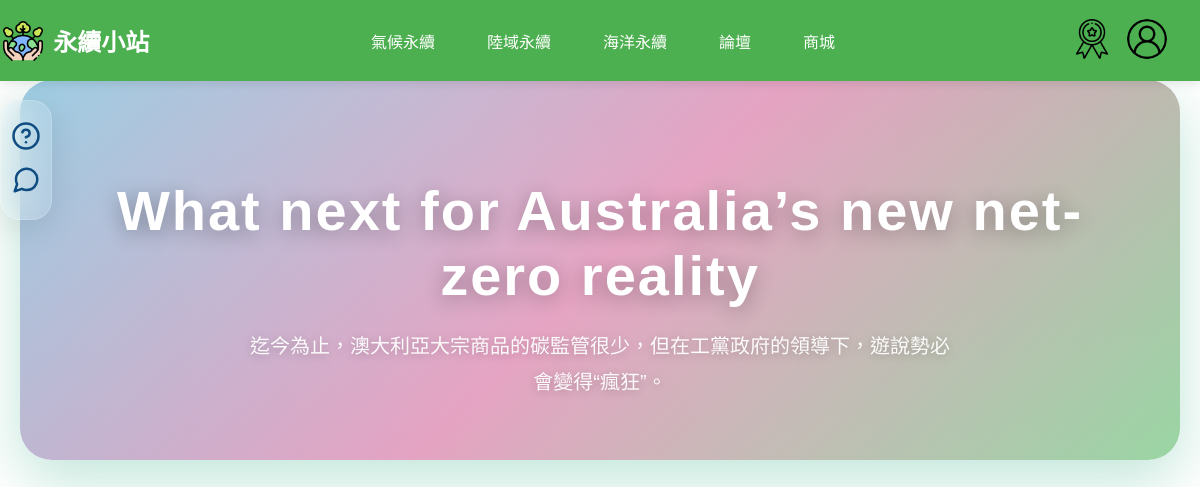
/php/article.php?id=28 (signed in), run on the app's committed database.
### tables this page shows
CREATE TABLE `article` (
  `ArticleID` int(11) NOT NULL COMMENT '文章編號 (PK)',
  `Title` varchar(100) NOT NULL COMMENT '標題',
  `Category` varchar(50) NOT NULL COMMENT '分類',
  `ImageURL` varchar(255) DEFAULT NULL COMMENT '圖片網址',
  `Description` text DEFAULT NULL COMMENT '簡介',
  `ArticleURL` varchar(255) NOT NULL COMMENT '文章網址',
  `UserID` int(11) NOT NULL,
  `Content` longtext DEFAULT NULL COMMENT '文章內容',
  `created_at` timestamp NOT NULL DEFAULT current_timestamp(),
  `teacher_summary` longtext DEFAULT NULL COMMENT '老師重點整理'
);

### php/article.php (the view, shortened to what this page needs)
<!DOCTYPE html>
<html lang="zh-TW">
<head>
    <link rel="stylesheet" href="../css/1.css">
    <link rel="stylesheet" href="../css/nav3.css">
    <link rel="stylesheet" href="../css/article.css">
</head>
<body>
    <div class="floating-shapes">
    </div>
    <header>
        <?php include "nav.php"; ?>
    </header>
    <nav class="sidebar">
        <ul class="sidebar-links">
            <?php if (isset($_SESSION['login_session']) && $_SESSION['login_session'] === true): ?>
                <?php if ($_SESSION['role'] === 'Teacher'): ?>
                    <?php
                    $articleID = intval($_GET['id']);
                    $currentUserID = $_SESSION['user_id'];
                    $isAuthor = false;
                    $authorStmt = $conn->prepare("SELECT UserID FROM article WHERE ArticleID = ?");
                    $authorStmt->bind_param("i", $articleID);
                    $authorStmt->execute();
                    $authorResult = $authorStmt->get_result();
                    if ($authorRow = $authorResult->fetch_assoc()) {
                        $isAuthor = ($authorRow['UserID'] == $currentUserID);
                    }
                    $authorStmt->close();
                    ?>
                    <li><a href="deepseek-test.php?article_id=<?= $articleID; ?>"><img src="../img/new-quiz.svg" alt="新增測驗" title="新增測驗"></a></li>
                    <?php if ($isAuthor): ?>
                        <li><a href="ai_summary_editor.php?id=<?= $articleID; ?>"><img src="../img/edit.svg" alt="編輯文章" title="編輯文章"></a></li>
                    <?php endif; ?>
                    <li><a href="luntan.php?article_id=<?= $articleID; ?>"><img src="../img/share.svg" alt="貼文區" title="貼文區"></a></li>
                <?php elseif ($_SESSION['role'] === 'Student'): ?>
                    <li><a href="quiz.php?article_id=<?= $_GET['id']; ?>"><img src="../img/quiz.svg" alt="測驗" title="測驗"></a></li>
                    <li><a href="luntan.php?article_id=<?= $_GET['id']; ?>"><img src="../img/share.svg" alt="貼文區" title="貼文區"></a></li>
                <?php endif; ?>
            <?php endif; ?>
        </ul>
    </nav>
    <div class="content">
        <?php
        if (isset($_GET['id'])) {
            $id = intval($_GET['id']);
            $stmt = $conn->prepare("SELECT Title, Description, teacher_summary, ArticleURL FROM article WHERE ArticleID = ?");
            $stmt->bind_param("i", $id);
            $stmt->execute();
            $result = $stmt->get_result();
            if ($row = $result->fetch_assoc()) {
                echo '<div class="article-header">';
                echo '<h1 class="article-title">' . htmlspecialchars($row['Title']) . '</h1>';
                echo '<p class="article-description">' . nl2br(htmlspecialchars($row['Description'])) . '</p>';
                echo '</div>';
            } else {
                echo '<div class="article-ai-section">';
                echo '<p style="text-align: center; color: #666;">找不到該文章</p>';
                echo '</div>';
            }
        } else {
            echo '<div class="article-ai-section">';
            echo '<p style="text-align: center; color: #666;">請選擇要查看的文章</p>';
            echo '</div>';
        }
        ?>
    </div>
</body>
</html>

### css/1.css (style rules this page uses)
body { margin: 0; padding: 0; font-family: Arial, sans-serif; background-color: #f5f5f5; }
.sidebar { position: fixed; top: 100px; left: 0; background-color: rgba(163, 209, 255, 0.4); padding: 10px; border-radius: 0 8px 8px 0; border: 2px solid #a3d1ff; border-left: none; box-shadow: 2px 2px 5px rgba(0, 0, 0, 0.2); z-index: 1000; }
.sidebar-links { list-style: none; padding: 0; margin: 0; }
.sidebar-links li { margin: 10px 0; }
.sidebar-links a { text-decoration: none; display: block; }
.sidebar-links img { height: 30px; width: auto; transition: opacity 0.3s; }
.content { margin: 150px 20px 20px 60px; padding: 20px; background-color: white; min-height: 500px; border-radius: 8px; box-shadow: 0 2px 5px rgba(0, 0, 0, 0.1); }
.content::before { content: ""; display: block; height: 60px; }

### css/nav3.css (style rules this page uses)
body, html { margin: 0; padding: 0; height: 100%; }

### css/article.css (style rules this page uses)
body { background: #f4f8fb; font-family: 'Noto Sans TC', 'Microsoft JhengHei', Arial, sans-serif; color: #222; margin: 0; padding: 0; }
.article-header { background: linear-gradient(135deg, #f28b8b 0%, #D0E7D2 100%); padding: 48px 36px 28px 36px; border-radius: 0 0 28px 28px; box-shadow: 0 6px 24px rgba(21, 101, 192, 0.18); margin-bottom: 40px; text-align: center; }
.article-title { font-size: 2.4rem; font-weight: 700; color: #fff; margin-bottom: 12px; letter-spacing: 1px; text-align: center; }
.article-description { font-size: 1.15rem; color: #fff; margin: 0 auto 8px auto; max-width: 700px; line-height: 1.7; text-align: center; }

### php/article.php (style rules this page uses)
* { box-sizing: border-box; }
body { background: linear-gradient(135deg, #f0f4f1 0%, #dfeeea 50%, #cde2d6 100%); min-height: 100vh; font-family: 'Noto Sans TC', 'Microsoft JhengHei', Arial, sans-serif; color: #4a4a4a; position: relative; overflow-x: hidden; }
body::before { content: ''; position: fixed; top: 0; left: 0; width: 100%; height: 100%; pointer-events: none; z-index: 0; }
.content { position: relative; z-index: 2; max-width: 1200px; margin: 0 auto; padding: 20px; margin-left: auto; margin-right: auto; }
.article-header { background: linear-gradient(135deg,rgb(149, 202, 225) 0%,rgb(227, 155, 189) 50%,rgb(145, 210, 156) 100%); padding: 60px 40px 40px 40px; border-radius: 32px; box-shadow: 0 20px 60px rgba(5, 150, 105, 0.25), 0 0 0 1px rgba(255, 255, 255, 0.1); margin-bottom: 40px; text-align: center; position: relative; overflow: hidden; backdrop-filter: blur(10px); animation: float 6s ease-in-out infinite; }
.article-header::before { content: ''; position: absolute; top: -50%; left: -50%; width: 200%; height: 200%; background: linear-gradient(45deg, transparent, rgba(255, 255, 255, 0.1), transparent); animation: shimmer 3s linear infinite; }
.article-title { font-size: clamp(2rem, 5vw, 3.5rem); font-weight: 700; color: #fff; margin-bottom: 20px; letter-spacing: 2px; text-align: center; position: relative; z-index: 2; text-shadow: 0 4px 20px rgba(0, 0, 0, 0.3); animation: glow 2s ease-in-out infinite alternate; }
.article-description { font-size: 1.25rem; color: rgba(255, 255, 255, 0.95); margin: 0 auto 20px auto; max-width: 700px; line-height: 1.8; text-align: center; position: relative; z-index: 2; font-weight: 300; text-shadow: 0 2px 10px rgba(0, 0, 0, 0.2); }
.floating-shapes { position: fixed; top: 0; left: 0; width: 100%; height: 100%; pointer-events: none; z-index: 1; }
.sidebar { background: rgba(255, 255, 255, 0.1); backdrop-filter: blur(20px); border-radius: 20px; box-shadow: 0 8px 32px rgba(0, 0, 0, 0.1); border: 1px solid rgba(255, 255, 255, 0.2); }
.sidebar-links a { transition: all 0.3s ease; border-radius: 12px; }

### data on the page
article: Title "What next for Australia’s new net-zero reality", Description "迄今為止，澳大利亞大宗商品的碳監管很少，但在工黨政府的領導下，遊說勢必會變得“瘋狂”。"
